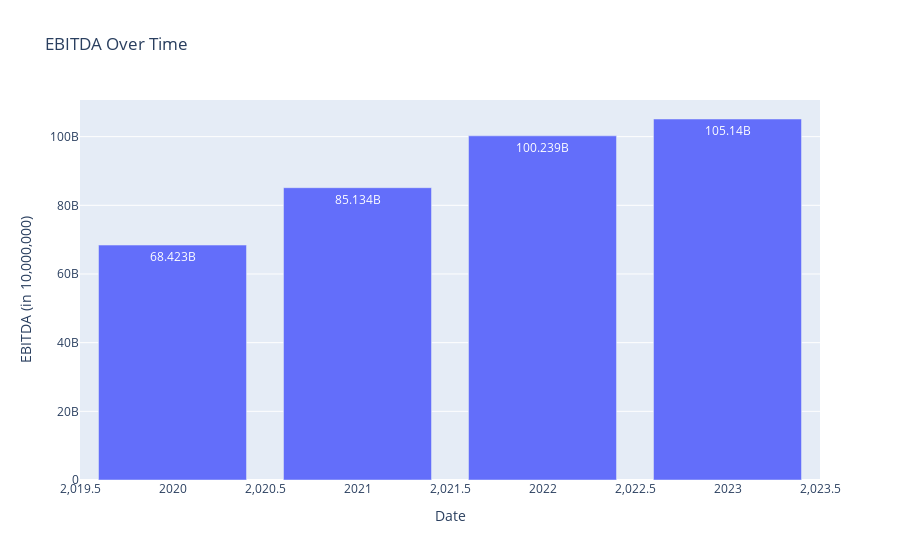

Notebook source saved alongside this figure:
### Code cell
import yfinance as yf
import plotly.express as px
import pandas as pd

EBITDA_df = Company_stock.financials.loc['EBITDA']
EBITDA_df = pd.DataFrame(EBITDA_df)
EBITDA_df.index = pd.to_datetime(EBITDA_df.index).year
EBITDA_df = EBITDA_df.reset_index()
EBITDA_df['EBITDA'] = EBITDA_df['EBITDA'].astype(int)
EBITDA_df = EBITDA_df.rename(columns={'index': 'Date'})
EBITDA_df['Date'] = EBITDA_df['Date'].astype(int)
EBITDA_df.info()
EBITDA_df
fig = px.bar(EBITDA_df, x='Date', y='EBITDA', title='EBITDA Over Time', text='EBITDA', labels={'EBITDA': 'EBITDA (in 10,000,000)'},barmode='group', 
             text_auto=True)

fig.show()

### Figure 1 — Plotly figure (JSON) as saved in the notebook; plotly's stock layout.template omitted (floating-point values rounded to 4 significant figures)
{"data": [{"alignmentgroup": "True", "hovertemplate": "Date=%{x}<br>EBITDA (in 10,000,000)=%{text}<extra></extra>", "legendgroup": "", "marker": {"color": "#636efa", "pattern": {"shape": ""}}, "name": "", "offsetgroup": "", "orientation": "v", "showlegend": false, "text": [105140000000, 100239000000, 85134000000, 68423000000], "textposition": "auto", "texttemplate": "%{y}", "type": "bar", "x": [2023, 2022, 2021, 2020], "xaxis": "x", "y": [105140000000, 100239000000, 85134000000, 68423000000], "yaxis": "y"}], "layout": {"barmode": "group", "legend": {"tracegroupgap": 0}, "title": {"text": "EBITDA Over Time"}, "xaxis": {"anchor": "y", "domain": [0, 1], "title": {"text": "Date"}}, "yaxis": {"anchor": "x", "domain": [0, 1], "title": {"text": "EBITDA (in 10,000,000)"}}}}
